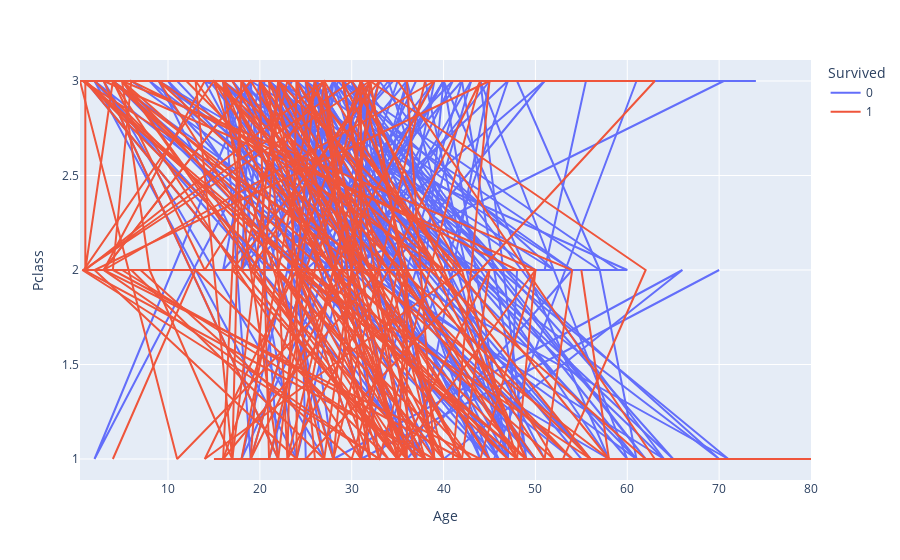

Source (notebook cell):
### Code cell
fig = px.line(df, x="Age", y="Pclass", color='Survived')
fig.show()

### Figure 1 — Plotly figure (JSON) as saved in the notebook; plotly's stock layout.template omitted (floating-point values rounded to 4 significant figures; data arrays with more than 128 entries replaced by an {"elided": "..."} marker saying what was removed)
{"data": [{"hovertemplate": "Survived=0<br>Age=%{x}<br>Pclass=%{y}<extra></extra>", "legendgroup": "0", "line": {"color": "#636efa", "dash": "solid"}, "marker": {"symbol": "circle"}, "mode": "lines", "name": "0", "orientation": "v", "showlegend": true, "type": "scatter", "x": {"elided": "549 float values"}, "xaxis": "x", "y": {"elided": "549 int values"}, "yaxis": "y"}, {"hovertemplate": "Survived=1<br>Age=%{x}<br>Pclass=%{y}<extra></extra>", "legendgroup": "1", "line": {"color": "#EF553B", "dash": "solid"}, "marker": {"symbol": "circle"}, "mode": "lines", "name": "1", "orientation": "v", "showlegend": true, "type": "scatter", "x": {"elided": "342 float values"}, "xaxis": "x", "y": {"elided": "342 int values"}, "yaxis": "y"}], "layout": {"legend": {"title": {"text": "Survived"}, "tracegroupgap": 0}, "margin": {"t": 60}, "xaxis": {"anchor": "y", "domain": [0, 1], "title": {"text": "Age"}}, "yaxis": {"anchor": "x", "domain": [0, 1], "title": {"text": "Pclass"}}}}
